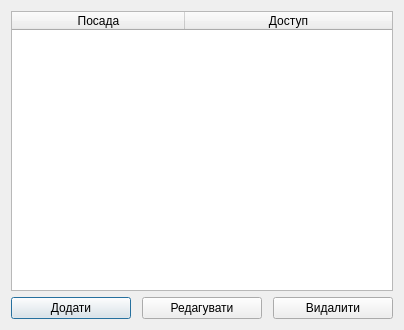
<?xml version="1.0" encoding="UTF-8"?>
<ui version="4.0">
 <class>PostSettingDialog</class>
 <widget class="QDialog" name="PostSettingDialog">
  <property name="geometry">
   <rect>
    <x>0</x>
    <y>0</y>
    <width>404</width>
    <height>330</height>
   </rect>
  </property>
  <property name="windowTitle">
   <string>Посади</string>
  </property>
  <property name="windowIcon">
   <iconset resource="icons.qrc">
    <normaloff>:/icons/icons/employees.ico</normaloff>:/icons/icons/employees.ico</iconset>
  </property>
  <layout class="QGridLayout" name="gridLayout">
   <item row="0" column="0">
    <widget class="QTableWidget" name="tableWidget">
     <property name="horizontalScrollBarPolicy">
      <enum>Qt::ScrollBarAlwaysOff</enum>
     </property>
     <property name="selectionMode">
      <enum>QAbstractItemView::SingleSelection</enum>
     </property>
     <property name="selectionBehavior">
      <enum>QAbstractItemView::SelectRows</enum>
     </property>
     <attribute name="horizontalHeaderDefaultSectionSize">
      <number>173</number>
     </attribute>
     <attribute name="horizontalHeaderStretchLastSection">
      <bool>true</bool>
     </attribute>
     <attribute name="verticalHeaderVisible">
      <bool>false</bool>
     </attribute>
     <column>
      <property name="text">
       <string>Посада</string>
      </property>
     </column>
     <column>
      <property name="text">
       <string>Доступ</string>
      </property>
     </column>
    </widget>
   </item>
   <item row="1" column="0">
    <layout class="QHBoxLayout" name="horizontalLayout">
     <item>
      <widget class="QPushButton" name="addButton">
       <property name="minimumSize">
        <size>
         <width>120</width>
         <height>0</height>
        </size>
       </property>
       <property name="maximumSize">
        <size>
         <width>120</width>
         <height>16777215</height>
        </size>
       </property>
       <property name="text">
        <string>Додати</string>
       </property>
      </widget>
     </item>
     <item>
      <spacer name="horizontalSpacer">
       <property name="orientation">
        <enum>Qt::Horizontal</enum>
       </property>
       <property name="sizeHint" stdset="0">
        <size>
         <width>40</width>
         <height>20</height>
        </size>
       </property>
      </spacer>
     </item>
     <item>
      <widget class="QPushButton" name="editButton">
       <property name="minimumSize">
        <size>
         <width>120</width>
         <height>0</height>
        </size>
       </property>
       <property name="maximumSize">
        <size>
         <width>120</width>
         <height>16777215</height>
        </size>
       </property>
       <property name="text">
        <string>Редагувати</string>
       </property>
      </widget>
     </item>
     <item>
      <spacer name="horizontalSpacer_2">
       <property name="orientation">
        <enum>Qt::Horizontal</enum>
       </property>
       <property name="sizeHint" stdset="0">
        <size>
         <width>40</width>
         <height>20</height>
        </size>
       </property>
      </spacer>
     </item>
     <item>
      <widget class="QPushButton" name="removeButton">
       <property name="minimumSize">
        <size>
         <width>120</width>
         <height>0</height>
        </size>
       </property>
       <property name="maximumSize">
        <size>
         <width>120</width>
         <height>16777215</height>
        </size>
       </property>
       <property name="text">
        <string>Видалити</string>
       </property>
      </widget>
     </item>
    </layout>
   </item>
  </layout>
 </widget>
 <resources>
  <include location="icons.qrc"/>
 </resources>
 <connections/>
</ui>
